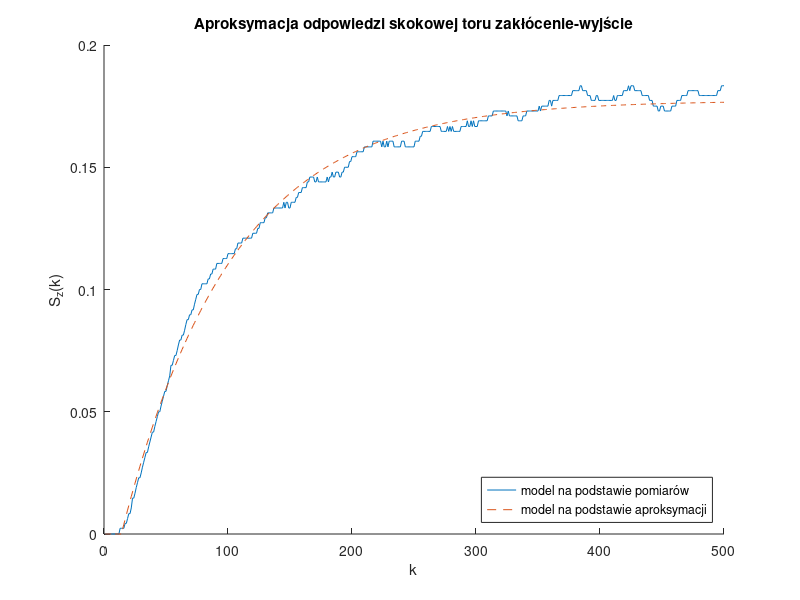

Reproduce this figure in MATLAB.
% Wyznaczone parametry przy użyciu generycznego algorytmu
clear all

% Parametry wyznaczone przy użyciu algorytmu generycznego
T1 = 88.311400;
T2 = 0.010351;
K = 0.177293;
Td = 12;

data = load('S_z.mat');
S_z = data.S_z;
time = length(S_z);

y(1:time) = 0;

alpha1 = exp(-1/T1);
alpha2 = exp(-1/T2);
a1 = -alpha1-alpha2;
a2 = alpha1*alpha2;
b1 = K*(T1*(1- alpha1)-T2*(1-alpha2))/(T1-T2);
b2 = K*(alpha1*T2*(1-alpha2)-alpha2*T1*(1-alpha1))/(T1-T2);

S_z_apro = zeros(time, 1);

for k = Td+3:time
    y(k) = b1 + b2 - a1*y(k-1) - a2*y(k-2);
end

S_z_apro = y';
save('S_z_apro.mat', 'S_z_apro')

figure('Name', 'Aproksymacja odpowiedzi skokowej zakłócenia')
hold on
plot(S_z)
plot(y, '--')
ylabel('S_z(k)')
xlabel('k')
legend('model na podstawie pomiarów', 'model na podstawie aproksymacji', 'location', 'southeast')
title("Aproksymacja odpowiedzi skokowej toru zakłócenie-wyjście")
% matlab2tikz('../Tikz_rysunki/skok_DMC_zak_apro.tex', 'showInfo', false)